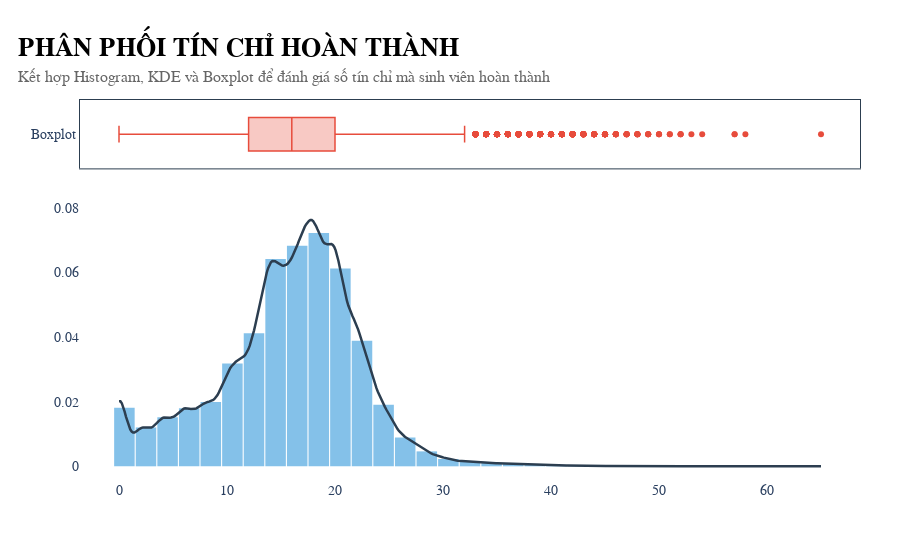

Notebook cell for this chart:
### Code cell
data_diem = academic_records['TC_HOANTHANH']
kde = stats.gaussian_kde(data_diem)
x_range = np.linspace(data_diem.min(), data_diem.max(), 500)
y_kde = kde(x_range)

fig = make_subplots(
    rows=2, cols=1, 
    shared_xaxes=True, 
    vertical_spacing=0.1,
    row_heights=[0.2, 0.8]
)

fig.add_trace(go.Box(
    x=data_diem,
    name='Boxplot',
    boxpoints='outliers', 
    marker_color='#E74C3C', 
    line=dict(width=1.5),
    fillcolor='rgba(231, 76, 60, 0.3)',
    orientation='h' 
), row=1, col=1)

fig.add_trace(go.Histogram(
    x=data_diem,
    histnorm='probability density', 
    name='Histogram',
    marker_color='#3498DB', 
    opacity=0.6,
    nbinsx=40 
), row=2, col=1)

fig.add_trace(go.Scatter(
    x=x_range,
    y=y_kde,
    mode='lines',
    name='KDE (Mật độ)',
    line=dict(color='#2C3E50', width=2.5)
), row=2, col=1)

fig = apply_my_style(
    fig, 
    title="PHÂN PHỐI TÍN CHỈ HOÀN THÀNH", 
    subtitle="Kết hợp Histogram, KDE và Boxplot để đánh giá số tín chỉ mà sinh viên hoàn thành"
)

fig.update_layout(
    showlegend=False, 
    bargap=0.05
)

fig.show()

### Figure 1 — Plotly figure (JSON) as saved in the notebook; plotly's stock layout.template omitted (floating-point values rounded to 4 significant figures; data arrays with more than 128 entries replaced by an {"elided": "..."} marker saying what was removed)
{"data": [{"boxpoints": "outliers", "fillcolor": "rgba(231, 76, 60, 0.3)", "line": {"width": 1.5}, "marker": {"color": "#E74C3C"}, "name": "Boxplot", "orientation": "h", "type": "box", "x": {"elided": "105726 int values"}, "xaxis": "x", "yaxis": "y"}, {"histnorm": "probability density", "marker": {"color": "#3498DB"}, "name": "Histogram", "nbinsx": 40, "opacity": 0.6, "type": "histogram", "x": {"elided": "105726 int values"}, "xaxis": "x2", "yaxis": "y2"}, {"line": {"color": "#2C3E50", "width": 2.5}, "mode": "lines", "name": "KDE (Mật độ)", "type": "scatter", "x": {"elided": "500 float values"}, "xaxis": "x2", "y": {"elided": "500 float values"}, "yaxis": "y2"}], "layout": {"bargap": 0.05, "font": {"family": "Montserrat, sans-serif", "size": 14}, "legend": {"x": 0.99, "xanchor": "right", "y": 0.99, "yanchor": "top"}, "margin": {"b": 80, "l": 80, "r": 40, "t": 100}, "paper_bgcolor": "white", "plot_bgcolor": "white", "showlegend": false, "title": {"font": {"family": "Montserrat, sans-serif"}, "text": "<b style='font-size:26px; color:black;'>PHÂN PHỐI TÍN CHỈ HOÀN THÀNH</b><br><span style='font-size:16px; color:#666;'>Kết hợp Histogram, KDE và Boxplot để đánh giá số tín chỉ mà sinh viên hoàn thành</span>", "x": 0.02, "xanchor": "left", "y": 0.9, "yanchor": "top"}, "xaxis": {"anchor": "y", "domain": [0, 1], "linecolor": "#2C3E50", "linewidth": 1, "matches": "x2", "mirror": true, "showgrid": false, "showticklabels": false}, "xaxis2": {"anchor": "y2", "domain": [0, 1]}, "yaxis": {"anchor": "x", "domain": [0.82, 1], "linecolor": "#2C3E50", "linewidth": 1, "mirror": true, "showgrid": false}, "yaxis2": {"anchor": "x2", "domain": [0, 0.72]}}}
